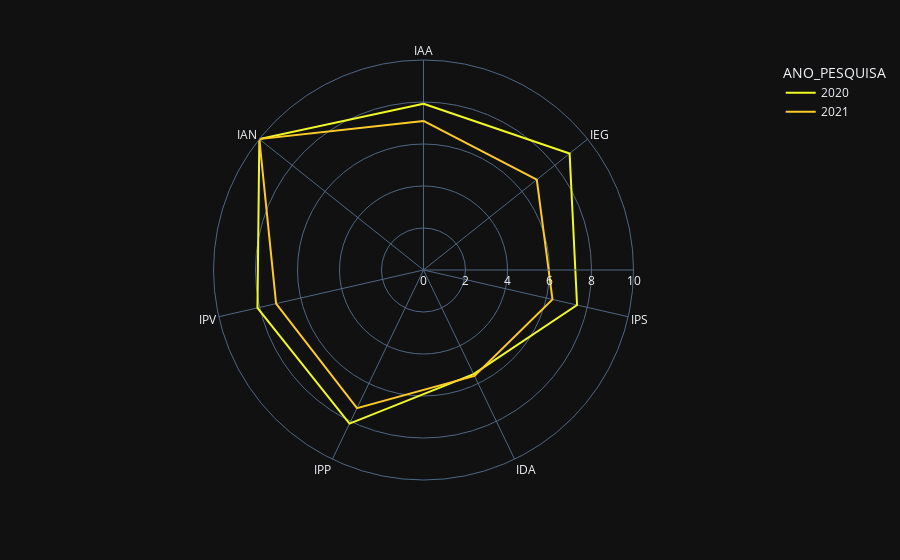

The notebook cell saved with this chart:
### Code cell
teste2 = gera_yoy_df(dfaluno)

fig = px.line_polar(teste2, r="NOTA", theta="INDICE", color="ANO_PESQUISA",
                    line_close=True, color_discrete_sequence=px.colors.sequential.Plasma_r,
                    template="plotly_dark")
fig.show()

### Figure 1 — Plotly figure (JSON) as saved in the notebook; plotly's stock layout.template omitted (floating-point values rounded to 4 significant figures)
{"data": [{"hovertemplate": "ANO_PESQUISA=2020<br>NOTA=%{r}<br>INDICE=%{theta}<extra></extra>", "legendgroup": "2020", "line": {"color": "#f0f921", "dash": "solid"}, "marker": {"symbol": "circle"}, "mode": "lines", "name": "2020", "r": [7.92, 8.9, 7.5, 5.5, 8.12, 8.11, 10, 7.92], "showlegend": true, "subplot": "polar", "theta": ["IAA", "IEG", "IPS", "IDA", "IPP", "IPV", "IAN", "IAA"], "type": "scatterpolar"}, {"hovertemplate": "ANO_PESQUISA=2021<br>NOTA=%{r}<br>INDICE=%{theta}<extra></extra>", "legendgroup": "2021", "line": {"color": "#fdca26", "dash": "solid"}, "marker": {"symbol": "circle"}, "mode": "lines", "name": "2021", "r": [7.1, 6.9, 6.3, 5.6, 7.3, 7.2, 10, 7.1], "showlegend": true, "subplot": "polar", "theta": ["IAA", "IEG", "IPS", "IDA", "IPP", "IPV", "IAN", "IAA"], "type": "scatterpolar"}], "layout": {"legend": {"title": {"text": "ANO_PESQUISA"}, "tracegroupgap": 0}, "margin": {"t": 60}, "polar": {"angularaxis": {"direction": "clockwise", "rotation": 90}, "domain": {"x": [0, 1], "y": [0, 1]}}}}
